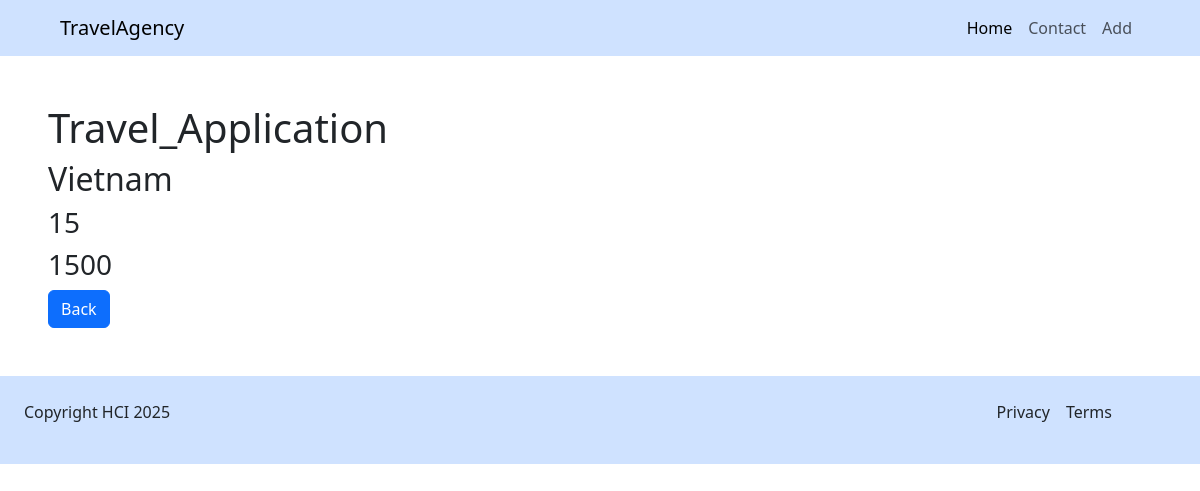
The page /details/1 on the database its author committed.
### Travel_Application/models.py (models this page shows, shortened)
class Travel(models.Model):
    place = models.CharField(max_length=100, null=True, blank=True)
    price = models.IntegerField(null=True, blank=True)
    duration = models.IntegerField(null=True, blank=True)
    image = models.ImageField(upload_to='TravelPhotos/',null=True, blank=True)
    touristGuide = models.ForeignKey('TouristGuide', on_delete=models.CASCADE, null=True, blank=True, related_name='guides')

### Travel_Application/views.py (the view)
# urls.py: path('details/<travel_id>', details, name='details'),
def details(request, travel_id):
    travel = Travel.objects.filter(id=travel_id).first()
    context = {'travel_data': travel, 'app_name': 'Travel_Application'}
    return render(request, 'details.html', context)

### Travel_Application/templates/details.html
{% extends 'base.html' %}
{% load static %}
{% block content %}
    <div class="m-5">
        <h1>{{ app_name }}</h1>
        <h2>{{ travel_data.place }}</h2>
        <h3>{{ travel_data.duration }}</h3>
        <h3>{{ travel_data.price }}</h3>
        <a href="{% url 'index' %}" class="btn btn-primary">Back</a>
    </div>
{% endblock %}

### Travel_Application/templates/base.html (style rules this page uses)
body, html { overflow-x: hidden; }

### rows shown on the page
Travel: place "Vietnam", duration "15", price "1500"

### other values the page prints
{{ app_name }} "Travel_Application"
